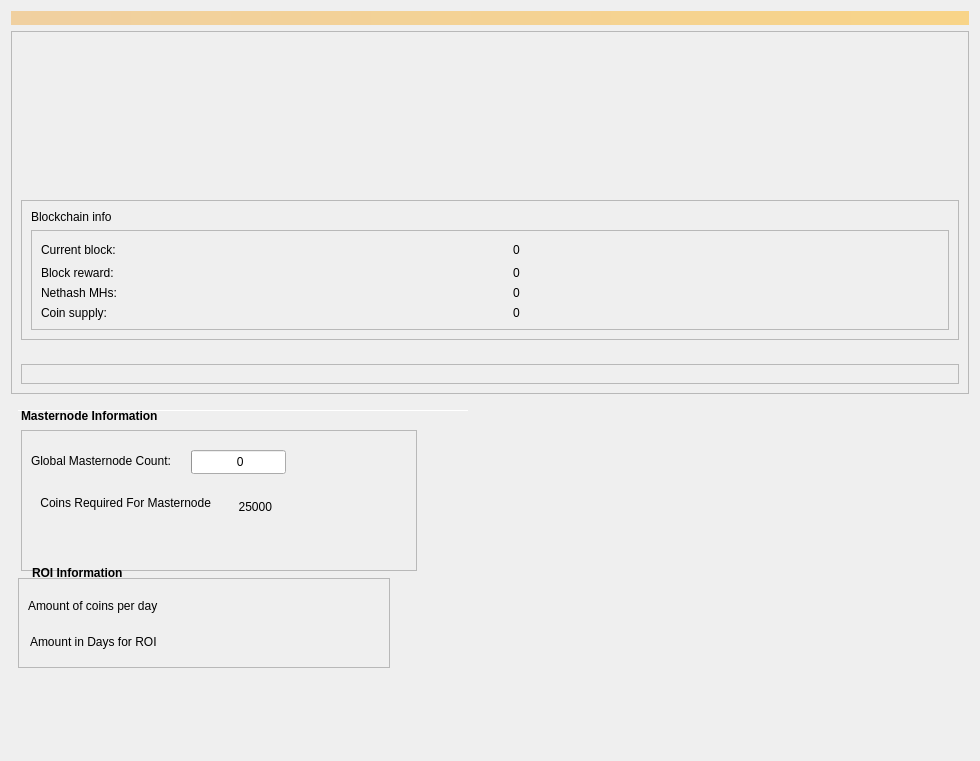
<?xml version="1.0" encoding="UTF-8"?>
<ui version="4.0">
 <class>InformationPage</class>
 <widget class="QWidget" name="InformationPage">
  <property name="geometry">
   <rect>
    <x>0</x>
    <y>0</y>
    <width>980</width>
    <height>761</height>
   </rect>
  </property>
  <property name="minimumSize">
   <size>
    <width>960</width>
    <height>0</height>
   </size>
  </property>
  <property name="windowTitle">
   <string>Form</string>
  </property>
  <layout class="QGridLayout" name="gridLayout">
   <item row="0" column="0">
    <widget class="QLabel" name="labelAlerts">
     <property name="visible">
      <bool>true</bool>
     </property>
     <property name="styleSheet">
      <string notr="true">background-color: qlineargradient(x1: 0, y1: 0, x2: 1, y2: 0, stop:0 #F0D0A0, stop:1 #F8D488); color:#000000;</string>
     </property>
     <property name="wordWrap">
      <bool>true</bool>
     </property>
     <property name="margin">
      <number>3</number>
     </property>
    </widget>
   </item>
   <item row="1" column="0">
    <widget class="QFrame" name="frame">
     <property name="frameShape">
      <enum>QFrame::StyledPanel</enum>
     </property>
     <property name="frameShadow">
      <enum>QFrame::Raised</enum>
     </property>
     <layout class="QVBoxLayout" name="verticalLayout_4">
      <item>
       <spacer name="verticalSpacer_4">
        <property name="orientation">
         <enum>Qt::Vertical</enum>
        </property>
        <property name="sizeHint" stdset="0">
         <size>
          <width>20</width>
          <height>40</height>
         </size>
        </property>
       </spacer>
      </item>
      <item>
       <layout class="QVBoxLayout" name="verticalLayout_12">
        <property name="spacing">
         <number>0</number>
        </property>
        <item>
         <layout class="QVBoxLayout" name="verticalLayout_19"/>
        </item>
        <item>
         <widget class="QFrame" name="frameBlockchainInfo_2">
          <property name="minimumSize">
           <size>
            <width>0</width>
            <height>130</height>
           </size>
          </property>
          <property name="frameShape">
           <enum>QFrame::StyledPanel</enum>
          </property>
          <property name="frameShadow">
           <enum>QFrame::Raised</enum>
          </property>
          <layout class="QVBoxLayout" name="verticalLayout_21">
           <item>
            <widget class="QLabel" name="label_blockchaininfo">
             <property name="text">
              <string>Blockchain info</string>
             </property>
            </widget>
           </item>
           <item>
            <widget class="QFrame" name="frameBlockchainInfoData_2">
             <property name="minimumSize">
              <size>
               <width>0</width>
               <height>0</height>
              </size>
             </property>
             <property name="frameShape">
              <enum>QFrame::StyledPanel</enum>
             </property>
             <property name="frameShadow">
              <enum>QFrame::Raised</enum>
             </property>
             <layout class="QGridLayout" name="gridLayout_10">
              <property name="verticalSpacing">
               <number>6</number>
              </property>
              <item row="0" column="0">
               <widget class="QLabel" name="label_CurrentBlock">
                <property name="minimumSize">
                 <size>
                  <width>0</width>
                  <height>0</height>
                 </size>
                </property>
                <property name="maximumSize">
                 <size>
                  <width>16777215</width>
                  <height>16777215</height>
                 </size>
                </property>
                <property name="text">
                 <string>Current block:</string>
                </property>
               </widget>
              </item>
              <item row="1" column="0">
               <widget class="QLabel" name="label_CurrentBlockReward">
                <property name="text">
                 <string>Block reward:</string>
                </property>
               </widget>
              </item>
              <item row="1" column="2">
               <widget class="QLabel" name="label_CurrentBlockReward_value">
                <property name="text">
                 <string>0</string>
                </property>
               </widget>
              </item>
              <item row="0" column="2">
               <widget class="QLabel" name="label_CurrentBlock_value">
                <property name="text">
                 <string>0</string>
                </property>
               </widget>
              </item>
              <item row="3" column="0">
               <widget class="QLabel" name="label_Supply_2">
                <property name="text">
                 <string>Coin supply:</string>
                </property>
               </widget>
              </item>
              <item row="0" column="1">
               <spacer name="horizontalSpacer_12">
                <property name="orientation">
                 <enum>Qt::Horizontal</enum>
                </property>
                <property name="sizeType">
                 <enum>QSizePolicy::Fixed</enum>
                </property>
                <property name="sizeHint" stdset="0">
                 <size>
                  <width>40</width>
                  <height>20</height>
                 </size>
                </property>
               </spacer>
              </item>
              <item row="2" column="0">
               <widget class="QLabel" name="label_Nethash">
                <property name="text">
                 <string>Nethash MHs:</string>
                </property>
               </widget>
              </item>
              <item row="2" column="2">
               <widget class="QLabel" name="label_Nethash_value">
                <property name="text">
                 <string>0</string>
                </property>
               </widget>
              </item>
              <item row="3" column="2">
               <widget class="QLabel" name="label_Supply_value">
                <property name="text">
                 <string>0</string>
                </property>
               </widget>
              </item>
             </layout>
            </widget>
           </item>
          </layout>
         </widget>
        </item>
        <item>
         <spacer name="verticalSpacer_5">
          <property name="orientation">
           <enum>Qt::Vertical</enum>
          </property>
          <property name="sizeHint" stdset="0">
           <size>
            <width>20</width>
            <height>10</height>
           </size>
          </property>
         </spacer>
        </item>
       </layout>
      </item>
      <item>
       <widget class="QFrame" name="frame_2">
        <property name="frameShape">
         <enum>QFrame::StyledPanel</enum>
        </property>
        <property name="frameShadow">
         <enum>QFrame::Raised</enum>
        </property>
        <layout class="QGridLayout" name="gridLayout_7"/>
       </widget>
      </item>
     </layout>
    </widget>
   </item>
   <item row="2" column="0">
    <widget class="QWidget" name="widgetMNData" native="true">
     <property name="minimumSize">
      <size>
       <width>0</width>
       <height>350</height>
      </size>
     </property>
     <property name="layoutDirection">
      <enum>Qt::LeftToRight</enum>
     </property>
     <widget class="QPushButton" name="runAutoDenom">
      <property name="geometry">
       <rect>
        <x>251</x>
        <y>17</y>
        <width>1</width>
        <height>1</height>
       </rect>
      </property>
      <property name="palette">
       <palette>
        <active>
         <colorrole role="WindowText">
          <brush brushstyle="SolidPattern">
           <color alpha="255">
            <red>0</red>
            <green>0</green>
            <blue>0</blue>
           </color>
          </brush>
         </colorrole>
         <colorrole role="Button">
          <brush brushstyle="SolidPattern">
           <color alpha="255">
            <red>239</red>
            <green>238</green>
            <blue>238</blue>
           </color>
          </brush>
         </colorrole>
         <colorrole role="Light">
          <brush brushstyle="SolidPattern">
           <color alpha="255">
            <red>255</red>
            <green>255</green>
            <blue>255</blue>
           </color>
          </brush>
         </colorrole>
         <colorrole role="Midlight">
          <brush brushstyle="SolidPattern">
           <color alpha="255">
            <red>247</red>
            <green>246</green>
            <blue>246</blue>
           </color>
          </brush>
         </colorrole>
         <colorrole role="Dark">
          <brush brushstyle="SolidPattern">
           <color alpha="255">
            <red>119</red>
            <green>119</green>
            <blue>119</blue>
           </color>
          </brush>
         </colorrole>
         <colorrole role="Mid">
          <brush brushstyle="SolidPattern">
           <color alpha="255">
            <red>159</red>
            <green>159</green>
            <blue>159</blue>
           </color>
          </brush>
         </colorrole>
         <colorrole role="Text">
          <brush brushstyle="SolidPattern">
           <color alpha="255">
            <red>0</red>
            <green>0</green>
            <blue>0</blue>
           </color>
          </brush>
         </colorrole>
         <colorrole role="BrightText">
          <brush brushstyle="SolidPattern">
           <color alpha="255">
            <red>255</red>
            <green>255</green>
            <blue>255</blue>
           </color>
          </brush>
         </colorrole>
         <colorrole role="ButtonText">
          <brush brushstyle="SolidPattern">
           <color alpha="255">
            <red>0</red>
            <green>0</green>
            <blue>0</blue>
           </color>
          </brush>
         </colorrole>
         <colorrole role="Base">
          <brush brushstyle="SolidPattern">
           <color alpha="255">
            <red>255</red>
            <green>255</green>
            <blue>255</blue>
           </color>
          </brush>
         </colorrole>
         <colorrole role="Window">
          <brush brushstyle="SolidPattern">
           <color alpha="255">
            <red>239</red>
            <green>238</green>
            <blue>238</blue>
           </color>
          </brush>
         </colorrole>
         <colorrole role="Shadow">
          <brush brushstyle="SolidPattern">
           <color alpha="255">
            <red>0</red>
            <green>0</green>
            <blue>0</blue>
           </color>
          </brush>
         </colorrole>
         <colorrole role="AlternateBase">
          <brush brushstyle="SolidPattern">
           <color alpha="255">
            <red>247</red>
            <green>246</green>
            <blue>246</blue>
           </color>
          </brush>
         </colorrole>
         <colorrole role="ToolTipBase">
          <brush brushstyle="SolidPattern">
           <color alpha="255">
            <red>255</red>
            <green>255</green>
            <blue>220</blue>
           </color>
          </brush>
         </colorrole>
         <colorrole role="ToolTipText">
          <brush brushstyle="SolidPattern">
           <color alpha="255">
            <red>0</red>
            <green>0</green>
            <blue>0</blue>
           </color>
          </brush>
         </colorrole>
        </active>
        <inactive>
         <colorrole role="WindowText">
          <brush brushstyle="SolidPattern">
           <color alpha="255">
            <red>0</red>
            <green>0</green>
            <blue>0</blue>
           </color>
          </brush>
         </colorrole>
         <colorrole role="Button">
          <brush brushstyle="SolidPattern">
           <color alpha="255">
            <red>239</red>
            <green>238</green>
            <blue>238</blue>
           </color>
          </brush>
         </colorrole>
         <colorrole role="Light">
          <brush brushstyle="SolidPattern">
           <color alpha="255">
            <red>255</red>
            <green>255</green>
            <blue>255</blue>
           </color>
          </brush>
         </colorrole>
         <colorrole role="Midlight">
          <brush brushstyle="SolidPattern">
           <color alpha="255">
            <red>247</red>
            <green>246</green>
            <blue>246</blue>
           </color>
          </brush>
         </colorrole>
         <colorrole role="Dark">
          <brush brushstyle="SolidPattern">
           <color alpha="255">
            <red>119</red>
            <green>119</green>
            <blue>119</blue>
           </color>
          </brush>
         </colorrole>
         <colorrole role="Mid">
          <brush brushstyle="SolidPattern">
           <color alpha="255">
            <red>159</red>
            <green>159</green>
            <blue>159</blue>
           </color>
          </brush>
         </colorrole>
         <colorrole role="Text">
          <brush brushstyle="SolidPattern">
           <color alpha="255">
            <red>0</red>
            <green>0</green>
            <blue>0</blue>
           </color>
          </brush>
         </colorrole>
         <colorrole role="BrightText">
          <brush brushstyle="SolidPattern">
           <color alpha="255">
            <red>255</red>
            <green>255</green>
            <blue>255</blue>
           </color>
          </brush>
         </colorrole>
         <colorrole role="ButtonText">
          <brush brushstyle="SolidPattern">
           <color alpha="255">
            <red>0</red>
            <green>0</green>
            <blue>0</blue>
           </color>
          </brush>
         </colorrole>
         <colorrole role="Base">
          <brush brushstyle="SolidPattern">
           <color alpha="255">
            <red>255</red>
            <green>255</green>
            <blue>255</blue>
           </color>
          </brush>
         </colorrole>
         <colorrole role="Window">
          <brush brushstyle="SolidPattern">
           <color alpha="255">
            <red>239</red>
            <green>238</green>
            <blue>238</blue>
           </color>
          </brush>
         </colorrole>
         <colorrole role="Shadow">
          <brush brushstyle="SolidPattern">
           <color alpha="255">
            <red>0</red>
            <green>0</green>
            <blue>0</blue>
           </color>
          </brush>
         </colorrole>
         <colorrole role="AlternateBase">
          <brush brushstyle="SolidPattern">
           <color alpha="255">
            <red>247</red>
            <green>246</green>
            <blue>246</blue>
           </color>
          </brush>
         </colorrole>
         <colorrole role="ToolTipBase">
          <brush brushstyle="SolidPattern">
           <color alpha="255">
            <red>255</red>
            <green>255</green>
            <blue>220</blue>
           </color>
          </brush>
         </colorrole>
         <colorrole role="ToolTipText">
          <brush brushstyle="SolidPattern">
           <color alpha="255">
            <red>0</red>
            <green>0</green>
            <blue>0</blue>
           </color>
          </brush>
         </colorrole>
        </inactive>
        <disabled>
         <colorrole role="WindowText">
          <brush brushstyle="SolidPattern">
           <color alpha="255">
            <red>119</red>
            <green>119</green>
            <blue>119</blue>
           </color>
          </brush>
         </colorrole>
         <colorrole role="Button">
          <brush brushstyle="SolidPattern">
           <color alpha="255">
            <red>239</red>
            <green>238</green>
            <blue>238</blue>
           </color>
          </brush>
         </colorrole>
         <colorrole role="Light">
          <brush brushstyle="SolidPattern">
           <color alpha="255">
            <red>255</red>
            <green>255</green>
            <blue>255</blue>
           </color>
          </brush>
         </colorrole>
         <colorrole role="Midlight">
          <brush brushstyle="SolidPattern">
           <color alpha="255">
            <red>247</red>
            <green>246</green>
            <blue>246</blue>
           </color>
          </brush>
         </colorrole>
         <colorrole role="Dark">
          <brush brushstyle="SolidPattern">
           <color alpha="255">
            <red>119</red>
            <green>119</green>
            <blue>119</blue>
           </color>
          </brush>
         </colorrole>
         <colorrole role="Mid">
          <brush brushstyle="SolidPattern">
           <color alpha="255">
            <red>159</red>
            <green>159</green>
            <blue>159</blue>
           </color>
          </brush>
         </colorrole>
         <colorrole role="Text">
          <brush brushstyle="SolidPattern">
           <color alpha="255">
            <red>119</red>
            <green>119</green>
            <blue>119</blue>
           </color>
          </brush>
         </colorrole>
         <colorrole role="BrightText">
          <brush brushstyle="SolidPattern">
           <color alpha="255">
            <red>255</red>
            <green>255</green>
            <blue>255</blue>
           </color>
          </brush>
         </colorrole>
         <colorrole role="ButtonText">
          <brush brushstyle="SolidPattern">
           <color alpha="255">
            <red>119</red>
            <green>119</green>
            <blue>119</blue>
           </color>
          </brush>
         </colorrole>
         <colorrole role="Base">
          <brush brushstyle="SolidPattern">
           <color alpha="255">
            <red>239</red>
            <green>238</green>
            <blue>238</blue>
           </color>
          </brush>
         </colorrole>
         <colorrole role="Window">
          <brush brushstyle="SolidPattern">
           <color alpha="255">
            <red>239</red>
            <green>238</green>
            <blue>238</blue>
           </color>
          </brush>
         </colorrole>
         <colorrole role="Shadow">
          <brush brushstyle="SolidPattern">
           <color alpha="255">
            <red>0</red>
            <green>0</green>
            <blue>0</blue>
           </color>
          </brush>
         </colorrole>
         <colorrole role="AlternateBase">
          <brush brushstyle="SolidPattern">
           <color alpha="255">
            <red>239</red>
            <green>238</green>
            <blue>238</blue>
           </color>
          </brush>
         </colorrole>
         <colorrole role="ToolTipBase">
          <brush brushstyle="SolidPattern">
           <color alpha="255">
            <red>255</red>
            <green>255</green>
            <blue>220</blue>
           </color>
          </brush>
         </colorrole>
         <colorrole role="ToolTipText">
          <brush brushstyle="SolidPattern">
           <color alpha="255">
            <red>0</red>
            <green>0</green>
            <blue>0</blue>
           </color>
          </brush>
         </colorrole>
        </disabled>
       </palette>
      </property>
      <property name="focusPolicy">
       <enum>Qt::NoFocus</enum>
      </property>
      <property name="autoFillBackground">
       <bool>true</bool>
      </property>
      <property name="text">
       <string/>
      </property>
      <property name="flat">
       <bool>true</bool>
      </property>
     </widget>
     <widget class="Line" name="line">
      <property name="geometry">
       <rect>
        <x>7</x>
        <y>10</y>
        <width>451</width>
        <height>1</height>
       </rect>
      </property>
      <property name="orientation">
       <enum>Qt::Horizontal</enum>
      </property>
     </widget>
     <widget class="QFrame" name="frameMnInfo_2">
      <property name="geometry">
       <rect>
        <x>10</x>
        <y>30</y>
        <width>396</width>
        <height>141</height>
       </rect>
      </property>
      <property name="minimumSize">
       <size>
        <width>0</width>
        <height>100</height>
       </size>
      </property>
      <property name="frameShape">
       <enum>QFrame::StyledPanel</enum>
      </property>
      <property name="frameShadow">
       <enum>QFrame::Raised</enum>
      </property>
      <widget class="QLabel" name="label_7">
       <property name="geometry">
        <rect>
         <x>10</x>
         <y>40</y>
         <width>180</width>
         <height>66</height>
        </rect>
       </property>
       <property name="minimumSize">
        <size>
         <width>0</width>
         <height>0</height>
        </size>
       </property>
       <property name="maximumSize">
        <size>
         <width>16777215</width>
         <height>16777215</height>
        </size>
       </property>
       <property name="text">
        <string>Coins Required For Masternode</string>
       </property>
       <property name="alignment">
        <set>Qt::AlignRight|Qt::AlignTrailing|Qt::AlignVCenter</set>
       </property>
      </widget>
      <widget class="QProgressBar" name="graphMN">
       <property name="geometry">
        <rect>
         <x>170</x>
         <y>20</y>
         <width>95</width>
         <height>24</height>
        </rect>
       </property>
       <property name="minimumSize">
        <size>
         <width>0</width>
         <height>18</height>
        </size>
       </property>
       <property name="maximumSize">
        <size>
         <width>16777215</width>
         <height>16777215</height>
        </size>
       </property>
       <property name="value">
        <number>0</number>
       </property>
       <property name="format">
        <string> %v</string>
       </property>
      </widget>
      <widget class="QLabel" name="label_lcolat">
       <property name="geometry">
        <rect>
         <x>80</x>
         <y>60</y>
         <width>171</width>
         <height>33</height>
        </rect>
       </property>
       <property name="text">
        <string>25000</string>
       </property>
       <property name="alignment">
        <set>Qt::AlignRight|Qt::AlignTrailing|Qt::AlignVCenter</set>
       </property>
      </widget>
      <widget class="QLabel" name="labelMnTotal">
       <property name="geometry">
        <rect>
         <x>10</x>
         <y>10</y>
         <width>151</width>
         <height>41</height>
        </rect>
       </property>
       <property name="minimumSize">
        <size>
         <width>0</width>
         <height>0</height>
        </size>
       </property>
       <property name="maximumSize">
        <size>
         <width>16777215</width>
         <height>16777215</height>
        </size>
       </property>
       <property name="text">
        <string>Global Masternode Count:</string>
       </property>
      </widget>
     </widget>
     <widget class="QLabel" name="label_6">
      <property name="geometry">
       <rect>
        <x>10</x>
        <y>6</y>
        <width>211</width>
        <height>20</height>
       </rect>
      </property>
      <property name="font">
       <font>
        <weight>75</weight>
        <bold>true</bold>
       </font>
      </property>
      <property name="text">
       <string>Masternode Information</string>
      </property>
     </widget>
     <widget class="QFrame" name="frameMnInfoLevels_2">
      <property name="geometry">
       <rect>
        <x>7</x>
        <y>178</y>
        <width>372</width>
        <height>90</height>
       </rect>
      </property>
      <property name="minimumSize">
       <size>
        <width>0</width>
        <height>90</height>
       </size>
      </property>
      <property name="frameShape">
       <enum>QFrame::StyledPanel</enum>
      </property>
      <property name="frameShadow">
       <enum>QFrame::Raised</enum>
      </property>
      <widget class="QLabel" name="labelROI">
       <property name="geometry">
        <rect>
         <x>12</x>
         <y>56</y>
         <width>134</width>
         <height>16</height>
        </rect>
       </property>
       <property name="minimumSize">
        <size>
         <width>0</width>
         <height>0</height>
        </size>
       </property>
       <property name="maximumSize">
        <size>
         <width>16777215</width>
         <height>16777215</height>
        </size>
       </property>
       <property name="text">
        <string>Amount in Days for ROI</string>
       </property>
      </widget>
      <widget class="QLabel" name="roi_1">
       <property name="geometry">
        <rect>
         <x>181</x>
         <y>57</y>
         <width>50</width>
         <height>16</height>
        </rect>
       </property>
       <property name="minimumSize">
        <size>
         <width>50</width>
         <height>0</height>
        </size>
       </property>
       <property name="maximumSize">
        <size>
         <width>16777215</width>
         <height>16777215</height>
        </size>
       </property>
       <property name="text">
        <string/>
       </property>
       <property name="alignment">
        <set>Qt::AlignLeading|Qt::AlignLeft|Qt::AlignVCenter</set>
       </property>
      </widget>
      <widget class="QLabel" name="labelROI_2">
       <property name="geometry">
        <rect>
         <x>10</x>
         <y>20</y>
         <width>151</width>
         <height>16</height>
        </rect>
       </property>
       <property name="minimumSize">
        <size>
         <width>0</width>
         <height>0</height>
        </size>
       </property>
       <property name="maximumSize">
        <size>
         <width>16777215</width>
         <height>16777215</height>
        </size>
       </property>
       <property name="text">
        <string>Amount of coins per day</string>
       </property>
      </widget>
      <widget class="QLabel" name="roi">
       <property name="geometry">
        <rect>
         <x>178</x>
         <y>25</y>
         <width>50</width>
         <height>10</height>
        </rect>
       </property>
       <property name="minimumSize">
        <size>
         <width>50</width>
         <height>0</height>
        </size>
       </property>
       <property name="maximumSize">
        <size>
         <width>16777215</width>
         <height>16777215</height>
        </size>
       </property>
       <property name="text">
        <string/>
       </property>
       <property name="alignment">
        <set>Qt::AlignLeading|Qt::AlignLeft|Qt::AlignVCenter</set>
       </property>
      </widget>
     </widget>
     <widget class="QLabel" name="label_8">
      <property name="geometry">
       <rect>
        <x>21</x>
        <y>163</y>
        <width>211</width>
        <height>20</height>
       </rect>
      </property>
      <property name="font">
       <font>
        <weight>75</weight>
        <bold>true</bold>
       </font>
      </property>
      <property name="text">
       <string>ROI Information</string>
      </property>
     </widget>
    </widget>
   </item>
  </layout>
 </widget>
 <resources/>
 <connections/>
</ui>
